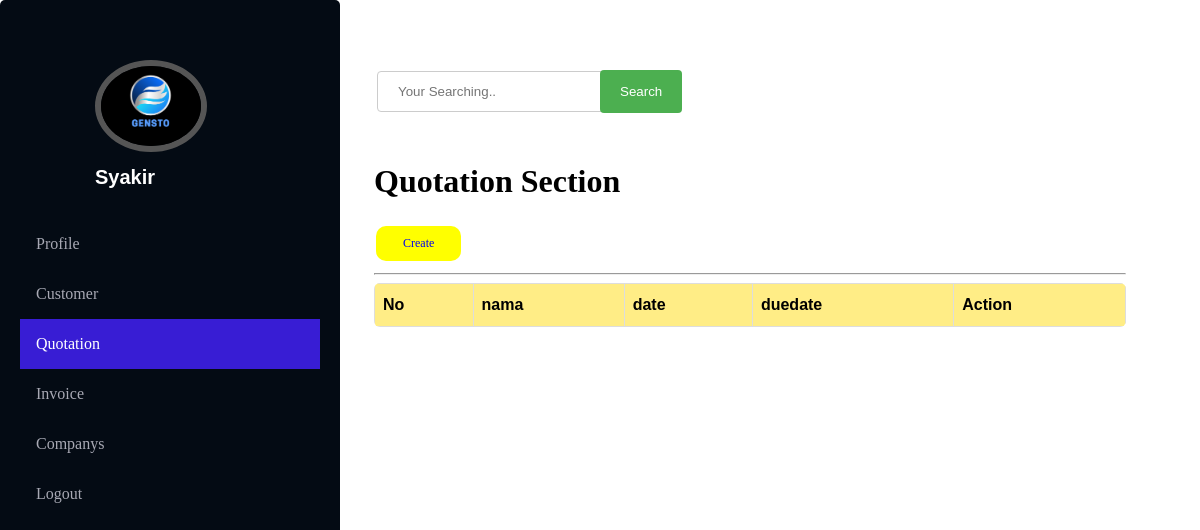
Before: /Quotation (signed in) with the older database file.
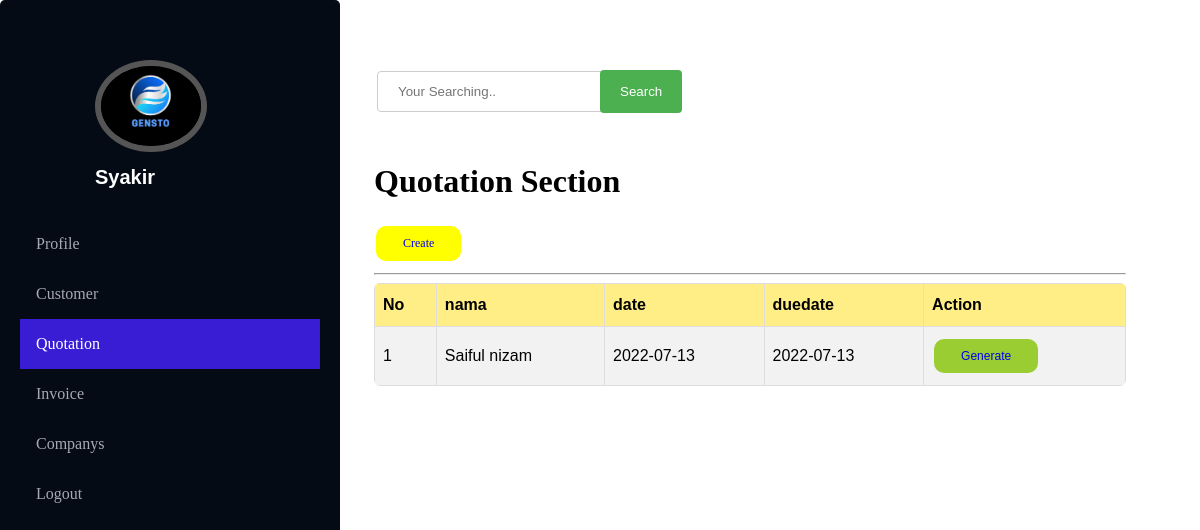
After: the same page with the newer database file.
### tables this page shows
CREATE TABLE `quotation` (
  `id` int(11) NOT NULL,
  `date` varchar(255) NOT NULL,
  `customerid` int(11) NOT NULL,
  `companyid` int(11) NOT NULL,
  `duedate` varchar(255) NOT NULL
);

CREATE TABLE `customer` (
  `id` int(11) NOT NULL,
  `nama` varchar(255) NOT NULL,
  `address` varchar(500) NOT NULL,
  `shipaddress` varchar(500) NOT NULL,
  `companyid` int(11) NOT NULL
);

### app/core/Controller.php (called while the page is built, shortened)
<?php
class Controller{
    public function view($view,$data=[]){
        require_once './app/views/'.$view.'.php';
    }
}

### app/controllers/Quotation.php (called while the page is built, shortened)
<?php
class Quotation extends Controller{
    private $host = DB_HOST;
    private $user = DB_USER;
    private $password = DB_PASSWORD;
    private $database = DB_NAME;
    public function __construct()
    {
        $user = $this->user;
        $host = $this->host;
        $password = $this->password;
        $database = $this->database;
        $conn = mysqli_connect($host, $user, $password, $database);
        $this->conn = $conn;
    }
    public function index(){
        $username=  $_SESSION['username'];
        $query= "SELECT company.id FROM user inner join company on company.userid = user.id where username like '$username'  limit 1";
        $result = $this->conn->query($query);
             $id = 0;
             while($row = $result->fetch_assoc()) {
                 $id = $row['id'];
             }
             $sql = "SELECT quotation.id,customer.nama,quotation.date,quotation.duedate from quotation inner join customer on customer.id = quotation.customerid where quotation.companyid like '$id' ";
             $data['result'] = $this->conn->query($sql);
        $this->view('Quotation/index',$data);
    }
}

### app/core/App.php (called while the page is built, shortened)
<?php
class App{
    public $method = 'index';
    public $params = [];
    public function __construct(){
     $this->controller = new $this->controller;
    call_user_func_array([$this->controller,$this->method],$this->params);
    }
}

### index.php (called while the page is built, shortened)
<?php
$app = new App;

### app/views/Quotation/index.php (the view, shortened to what this page needs)
<div class="content">
   <div style="padding:50px">
   <form action="/action_page.php">
    <table>
        <tr>
            <td><input type="text" id="search" name="search" placeholder="Your Searching.."></td>
            <td><input type="submit" value="Search"></td>
        </tr>
    </table>
   </form>
   <br>
   <h1>Quotation Section</h1>
   <a class="download" href="<?=baseurl?>Quotation\Create">Create</a>
   <br>
   <hr>
<table id="quotes">
  <tr>
    <th>No</th>
    <th>nama</th>
    <th>date</th>
    <th>duedate</th>
    <th>Action</th>
  </tr>
  <?php
$i=1;
    while($key=$data['result']->fetch_assoc())
    {
  ?>
  <tr>
    <td><?=$i++?></td>
    <td><?=$key['nama']?></td>
    <td><?=$key['date']?></td>
    <td><?=$key['duedate']?></td>
    <td>
        <a class="generate" href="<?=baseurl?>Quotation/generate/<?=$key['id']?>">Generate</a>
    </td>
  </tr>
  <?php }
  ?>
</table>
   </div>
   <br><br>
</div>

Changed rows visible on the page:
added quotation: customerid.nama "Saiful nizam", date "2022-07-13", duedate "2022-07-13"
